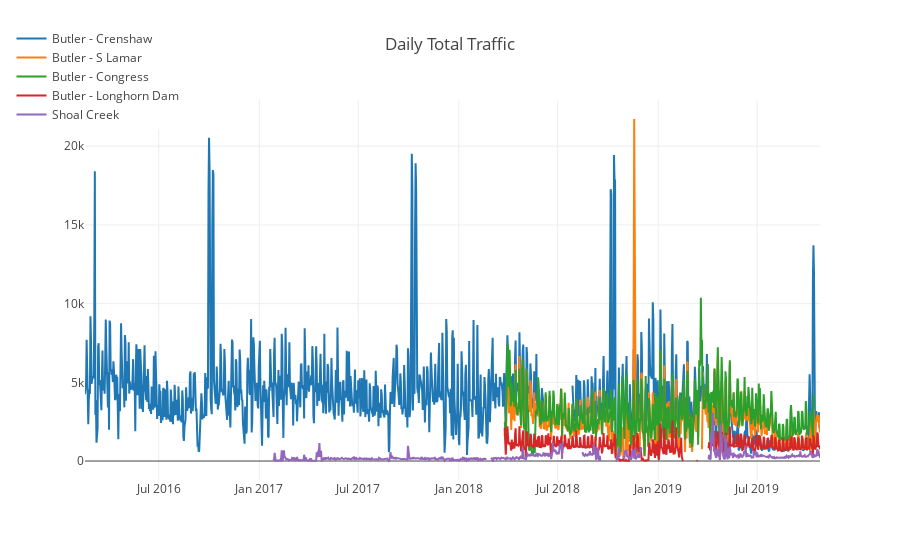

Here is the notebook cell this chart was saved with:
### Markdown cell above
# 2. Exploratory Data Analysis (EDA)

This section contains basic EDA of the counts in the data set in order to understand their properties.

First, let's take a look about daily traffic at the five locations where there are people counters.

### Code cell
x = trail_df['Date']
y1 = trail_df['Butler Trail - Crenshaw Bridge PC Urban Trail']
y2 = trail_df['Butler Trail - South Lamar PC Urban Trail']
y3 = trail_df['Butler Trail - North Congress PC Urban Trail']
y4 = trail_df['Butler Trail - Longhorn Dam PC Urban Trail']
y5 = trail_df['Shoal Creek Solar Trail PC Urban Trail ped/bike']

trace1 = go.Scatter(x=x, y=y1, name='Butler - Crenshaw')
trace2 = go.Scatter(x=x, y=y2, name='Butler - S Lamar')
trace3 = go.Scatter(x=x, y=y3, name='Butler - Congress')
trace4 = go.Scatter(x=x, y=y4, name='Butler - Longhorn Dam')
trace5 = go.Scatter(x=x, y=y5, name='Shoal Creek')

data = [trace1, trace2, trace3, trace4, trace5]
layout = go.Layout(title='Daily Total Traffic', legend=dict(x=-.1, y=1.2))

fig = go.Figure(data=data, layout=layout)
iplot(fig)

### Figure 1 — Plotly figure (JSON) as saved in the notebook; plotly's stock layout.template omitted (floating-point values rounded to 4 significant figures; data arrays with more than 128 entries replaced by an {"elided": "..."} marker saying what was removed)
{"data": [{"name": "Butler - Crenshaw", "type": "scatter", "uid": "d86c8bf8-95ed-4f41-bca9-daac92aba286", "x": {"elided": "1346 str values"}, "y": {"elided": "1346 int values"}}, {"name": "Butler - S Lamar", "type": "scatter", "uid": "00574a00-2596-4ab3-a93c-89250173620d", "x": {"elided": "1346 str values"}, "y": {"elided": "1346 int values"}}, {"name": "Butler - Congress", "type": "scatter", "uid": "78a3ab0d-a033-4a48-bf4e-9fb1d9310d63", "x": {"elided": "1346 str values"}, "y": {"elided": "1346 int values"}}, {"name": "Butler - Longhorn Dam", "type": "scatter", "uid": "c7ea2a72-eea6-48ff-bf27-7960ea8d6269", "x": {"elided": "1346 str values"}, "y": {"elided": "1346 int values"}}, {"name": "Shoal Creek", "type": "scatter", "uid": "84910832-3147-4c26-8104-ea7ba3b34d1b", "x": {"elided": "1346 str values"}, "y": {"elided": "1346 int values"}}], "layout": {"legend": {"x": -0.1, "y": 1.2}, "title": {"text": "Daily Total Traffic"}}}
